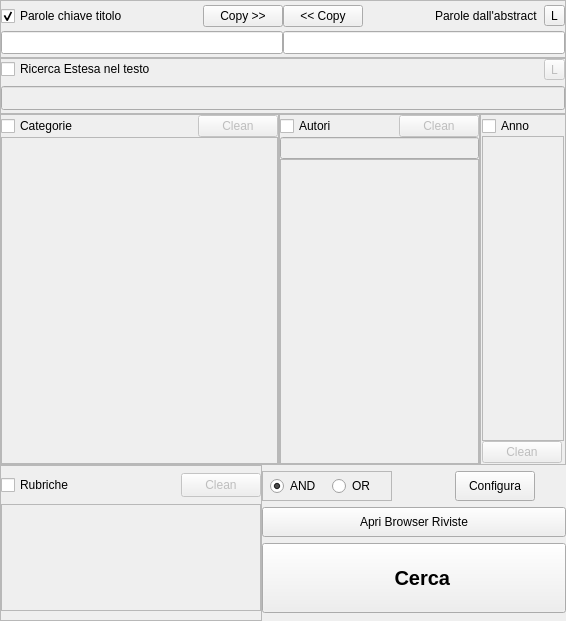
         <widget class="QFrame" name="frameRicerca">
          <property name="minimumSize">
           <size>
            <width>566</width>
            <height>0</height>
           </size>
          </property>
          <property name="frameShape">
           <enum>QFrame::NoFrame</enum>
          </property>
          <property name="frameShadow">
           <enum>QFrame::Plain</enum>
          </property>
          <property name="lineWidth">
           <number>0</number>
          </property>
          <layout class="QVBoxLayout" name="verticalLayout_2">
           <property name="spacing">
            <number>0</number>
           </property>
           <property name="margin">
            <number>0</number>
           </property>
           <item>
            <widget class="QFrame" name="frameParoleChiave">
             <property name="minimumSize">
              <size>
               <width>566</width>
               <height>58</height>
              </size>
             </property>
             <property name="maximumSize">
              <size>
               <width>566</width>
               <height>70</height>
              </size>
             </property>
             <property name="mouseTracking">
              <bool>true</bool>
             </property>
             <property name="focusPolicy">
              <enum>Qt::NoFocus</enum>
             </property>
             <property name="acceptDrops">
              <bool>true</bool>
             </property>
             <property name="frameShape">
              <enum>QFrame::StyledPanel</enum>
             </property>
             <property name="frameShadow">
              <enum>QFrame::Sunken</enum>
             </property>
             <layout class="QGridLayout" name="gridLayout_2">
              <property name="margin">
               <number>0</number>
              </property>
              <property name="spacing">
               <number>0</number>
              </property>
              <item row="2" column="0">
               <widget class="QLineEdit" name="ParoleChiave">
                <property name="sizePolicy">
                 <sizepolicy hsizetype="Expanding" vsizetype="Fixed">
                  <horstretch>0</horstretch>
                  <verstretch>0</verstretch>
                 </sizepolicy>
                </property>
                <property name="minimumSize">
                 <size>
                  <width>251</width>
                  <height>23</height>
                 </size>
                </property>
                <property name="maximumSize">
                 <size>
                  <width>16777215</width>
                  <height>16777215</height>
                 </size>
                </property>
               </widget>
              </item>
              <item row="2" column="1">
               <widget class="QLineEdit" name="ParoleChiaveAbstract">
                <property name="sizePolicy">
                 <sizepolicy hsizetype="Expanding" vsizetype="Fixed">
                  <horstretch>0</horstretch>
                  <verstretch>255</verstretch>
                 </sizepolicy>
                </property>
                <property name="minimumSize">
                 <size>
                  <width>251</width>
                  <height>23</height>
                 </size>
                </property>
                <property name="maximumSize">
                 <size>
                  <width>1000</width>
                  <height>16777215</height>
                 </size>
                </property>
               </widget>
              </item>
              <item row="0" column="0">
               <layout class="QHBoxLayout" name="horizontalLayout_4">
                <item>
                 <widget class="QCheckBox" name="Select_ParoleChiave">
                  <property name="sizePolicy">
                   <sizepolicy hsizetype="Minimum" vsizetype="Preferred">
                    <horstretch>0</horstretch>
                    <verstretch>0</verstretch>
                   </sizepolicy>
                  </property>
                  <property name="minimumSize">
                   <size>
                    <width>153</width>
                    <height>24</height>
                   </size>
                  </property>
                  <property name="maximumSize">
                   <size>
                    <width>180</width>
                    <height>16777215</height>
                   </size>
                  </property>
                  <property name="text">
                   <string>Parole chiave titolo</string>
                  </property>
                  <property name="checked">
                   <bool>true</bool>
                  </property>
                 </widget>
                </item>
                <item>
                 <spacer name="horizontalSpacer_12">
                  <property name="orientation">
                   <enum>Qt::Horizontal</enum>
                  </property>
                  <property name="sizeHint" stdset="0">
                   <size>
                    <width>40</width>
                    <height>20</height>
                   </size>
                  </property>
                 </spacer>
                </item>
                <item>
                 <widget class="QPushButton" name="CopiaADestra">
                  <property name="minimumSize">
                   <size>
                    <width>80</width>
                    <height>20</height>
                   </size>
                  </property>
                  <property name="maximumSize">
                   <size>
                    <width>80</width>
                    <height>16777215</height>
                   </size>
                  </property>
                  <property name="text">
                   <string>Copy &gt;&gt;</string>
                  </property>
                 </widget>
                </item>
               </layout>
              </item>
              <item row="0" column="1">
               <layout class="QHBoxLayout" name="horizontalLayout_5">
                <item>
                 <widget class="QPushButton" name="CopiaASinistra">
                  <property name="minimumSize">
                   <size>
                    <width>80</width>
                    <height>20</height>
                   </size>
                  </property>
                  <property name="maximumSize">
                   <size>
                    <width>80</width>
                    <height>16777215</height>
                   </size>
                  </property>
                  <property name="text">
                   <string>&lt;&lt; Copy</string>
                  </property>
                 </widget>
                </item>
                <item>
                 <spacer name="horizontalSpacer_9">
                  <property name="orientation">
                   <enum>Qt::Horizontal</enum>
                  </property>
                  <property name="sizeHint" stdset="0">
                   <size>
                    <width>40</width>
                    <height>20</height>
                   </size>
                  </property>
                 </spacer>
                </item>
                <item>
                 <widget class="QLabel" name="label_5">
                  <property name="minimumSize">
                   <size>
                    <width>0</width>
                    <height>24</height>
                   </size>
                  </property>
                  <property name="maximumSize">
                   <size>
                    <width>180</width>
                    <height>16777215</height>
                   </size>
                  </property>
                  <property name="text">
                   <string>Parole dall'abstract  </string>
                  </property>
                 </widget>
                </item>
                <item>
                 <widget class="QToolButton" name="SelectLogicalTitolo">
                  <property name="text">
                   <string>L</string>
                  </property>
                 </widget>
                </item>
               </layout>
              </item>
             </layout>
            </widget>
           </item>
           <item>
            <widget class="QFrame" name="FrameRicercaEstesa">
             <property name="enabled">
              <bool>true</bool>
             </property>
             <property name="minimumSize">
              <size>
               <width>566</width>
               <height>55</height>
              </size>
             </property>
             <property name="maximumSize">
              <size>
               <width>566</width>
               <height>56</height>
              </size>
             </property>
             <property name="frameShape">
              <enum>QFrame::StyledPanel</enum>
             </property>
             <property name="frameShadow">
              <enum>QFrame::Raised</enum>
             </property>
             <property name="lineWidth">
              <number>1</number>
             </property>
             <layout class="QGridLayout" name="gridLayout_3">
              <property name="leftMargin">
               <number>0</number>
              </property>
              <property name="topMargin">
               <number>0</number>
              </property>
              <property name="rightMargin">
               <number>0</number>
              </property>
              <property name="bottomMargin">
               <number>3</number>
              </property>
              <item row="0" column="0">
               <widget class="QCheckBox" name="Select_RicercaTesto">
                <property name="minimumSize">
                 <size>
                  <width>24</width>
                  <height>0</height>
                 </size>
                </property>
                <property name="text">
                 <string>Ricerca Estesa nel testo</string>
                </property>
               </widget>
              </item>
              <item row="1" column="0" colspan="2">
               <widget class="QLineEdit" name="ParoleChiaveTesto">
                <property name="enabled">
                 <bool>false</bool>
                </property>
                <property name="minimumSize">
                 <size>
                  <width>0</width>
                  <height>24</height>
                 </size>
                </property>
               </widget>
              </item>
              <item row="0" column="1">
               <widget class="QToolButton" name="SelectLogical">
                <property name="enabled">
                 <bool>false</bool>
                </property>
                <property name="text">
                 <string>L</string>
                </property>
               </widget>
              </item>
             </layout>
            </widget>
           </item>
           <item>
            <widget class="QFrame" name="frame_2">
             <property name="minimumSize">
              <size>
               <width>566</width>
               <height>351</height>
              </size>
             </property>
             <property name="maximumSize">
              <size>
               <width>566</width>
               <height>16777215</height>
              </size>
             </property>
             <property name="frameShape">
              <enum>QFrame::NoFrame</enum>
             </property>
             <property name="frameShadow">
              <enum>QFrame::Plain</enum>
             </property>
             <property name="lineWidth">
              <number>0</number>
             </property>
             <layout class="QHBoxLayout" name="horizontalLayout">
              <property name="spacing">
               <number>0</number>
              </property>
              <property name="margin">
               <number>0</number>
              </property>
              <item>
               <widget class="QFrame" name="frameCategoria">
                <property name="minimumSize">
                 <size>
                  <width>250</width>
                  <height>341</height>
                 </size>
                </property>
                <property name="maximumSize">
                 <size>
                  <width>16777215</width>
                  <height>16777215</height>
                 </size>
                </property>
                <property name="frameShape">
                 <enum>QFrame::StyledPanel</enum>
                </property>
                <property name="frameShadow">
                 <enum>QFrame::Raised</enum>
                </property>
                <layout class="QGridLayout" name="gridLayout_6">
                 <property name="margin">
                  <number>0</number>
                 </property>
                 <property name="spacing">
                  <number>0</number>
                 </property>
                 <item row="0" column="0">
                  <widget class="QCheckBox" name="Select_RicercaCategoria">
                   <property name="text">
                    <string>Categorie</string>
                   </property>
                  </widget>
                 </item>
                 <item row="0" column="2">
                  <widget class="QPushButton" name="CleanCategorie">
                   <property name="enabled">
                    <bool>false</bool>
                   </property>
                   <property name="text">
                    <string>Clean</string>
                   </property>
                  </widget>
                 </item>
                 <item row="0" column="1">
                  <spacer name="horizontalSpacer">
                   <property name="orientation">
                    <enum>Qt::Horizontal</enum>
                   </property>
                   <property name="sizeHint" stdset="0">
                    <size>
                     <width>40</width>
                     <height>20</height>
                    </size>
                   </property>
                  </spacer>
                 </item>
                 <item row="1" column="0" colspan="3">
                  <widget class="QListWidget" name="ListaCategorie">
                   <property name="enabled">
                    <bool>false</bool>
                   </property>
                   <property name="minimumSize">
                    <size>
                     <width>200</width>
                     <height>300</height>
                    </size>
                   </property>
                   <property name="maximumSize">
                    <size>
                     <width>16777215</width>
                     <height>1000000</height>
                    </size>
                   </property>
                   <property name="selectionMode">
                    <enum>QAbstractItemView::MultiSelection</enum>
                   </property>
                   <property name="selectionRectVisible">
                    <bool>true</bool>
                   </property>
                  </widget>
                 </item>
                </layout>
               </widget>
              </item>
              <item>
               <widget class="QFrame" name="FrameAutori">
                <property name="enabled">
                 <bool>true</bool>
                </property>
                <property name="minimumSize">
                 <size>
                  <width>201</width>
                  <height>341</height>
                 </size>
                </property>
                <property name="maximumSize">
                 <size>
                  <width>201</width>
                  <height>16777215</height>
                 </size>
                </property>
                <property name="frameShape">
                 <enum>QFrame::StyledPanel</enum>
                </property>
                <property name="frameShadow">
                 <enum>QFrame::Raised</enum>
                </property>
                <layout class="QGridLayout" name="gridLayout_12">
                 <property name="margin">
                  <number>0</number>
                 </property>
                 <property name="spacing">
                  <number>0</number>
                 </property>
                 <item row="0" column="0">
                  <widget class="QCheckBox" name="Select_ListaAutori">
                   <property name="text">
                    <string>Autori</string>
                   </property>
                  </widget>
                 </item>
                 <item row="1" column="0" colspan="3">
                  <widget class="QLineEdit" name="FiltroAutori">
                   <property name="enabled">
                    <bool>false</bool>
                   </property>
                  </widget>
                 </item>
                 <item row="0" column="1">
                  <spacer name="horizontalSpacer_2">
                   <property name="orientation">
                    <enum>Qt::Horizontal</enum>
                   </property>
                   <property name="sizeHint" stdset="0">
                    <size>
                     <width>40</width>
                     <height>20</height>
                    </size>
                   </property>
                  </spacer>
                 </item>
                 <item row="2" column="0" colspan="3">
                  <widget class="QListWidget" name="ListaAutori">
                   <property name="enabled">
                    <bool>false</bool>
                   </property>
                   <property name="selectionMode">
                    <enum>QAbstractItemView::MultiSelection</enum>
                   </property>
                  </widget>
                 </item>
                 <item row="0" column="2">
                  <widget class="QPushButton" name="CleanAutori">
                   <property name="enabled">
                    <bool>false</bool>
                   </property>
                   <property name="text">
                    <string>Clean</string>
                   </property>
                  </widget>
                 </item>
                </layout>
               </widget>
              </item>
              <item>
               <widget class="QFrame" name="FrameAnno">
                <property name="enabled">
                 <bool>true</bool>
                </property>
                <property name="minimumSize">
                 <size>
                  <width>81</width>
                  <height>341</height>
                 </size>
                </property>
                <property name="maximumSize">
                 <size>
                  <width>86</width>
                  <height>16777215</height>
                 </size>
                </property>
                <property name="frameShape">
                 <enum>QFrame::StyledPanel</enum>
                </property>
                <property name="frameShadow">
                 <enum>QFrame::Raised</enum>
                </property>
                <layout class="QGridLayout" name="gridLayout_11">
                 <property name="horizontalSpacing">
                  <number>1</number>
                 </property>
                 <property name="verticalSpacing">
                  <number>0</number>
                 </property>
                 <property name="margin">
                  <number>1</number>
                 </property>
                 <item row="3" column="0" colspan="2">
                  <widget class="QListWidget" name="ListaAnni">
                   <property name="enabled">
                    <bool>false</bool>
                   </property>
                   <property name="font">
                    <font>
                     <pointsize>9</pointsize>
                    </font>
                   </property>
                   <property name="alternatingRowColors">
                    <bool>false</bool>
                   </property>
                   <property name="selectionMode">
                    <enum>QAbstractItemView::MultiSelection</enum>
                   </property>
                  </widget>
                 </item>
                 <item row="1" column="0">
                  <widget class="QCheckBox" name="Select_Anno">
                   <property name="enabled">
                    <bool>true</bool>
                   </property>
                   <property name="text">
                    <string>Anno</string>
                   </property>
                  </widget>
                 </item>
                 <item row="3" column="2">
                  <spacer name="horizontalSpacer_8">
                   <property name="orientation">
                    <enum>Qt::Horizontal</enum>
                   </property>
                   <property name="sizeHint" stdset="0">
                    <size>
                     <width>40</width>
                     <height>20</height>
                    </size>
                   </property>
                  </spacer>
                 </item>
                 <item row="4" column="0">
                  <widget class="QPushButton" name="CleanAnni">
                   <property name="enabled">
                    <bool>false</bool>
                   </property>
                   <property name="text">
                    <string>Clean</string>
                   </property>
                  </widget>
                 </item>
                </layout>
               </widget>
              </item>
             </layout>
            </widget>
           </item>
           <item>
            <widget class="QFrame" name="frame_3">
             <property name="minimumSize">
              <size>
               <width>566</width>
               <height>156</height>
              </size>
             </property>
             <property name="maximumSize">
              <size>
               <width>566</width>
               <height>156</height>
              </size>
             </property>
             <property name="frameShape">
              <enum>QFrame::NoFrame</enum>
             </property>
             <property name="frameShadow">
              <enum>QFrame::Plain</enum>
             </property>
             <layout class="QHBoxLayout" name="horizontalLayout_2">
              <property name="spacing">
               <number>0</number>
              </property>
              <property name="sizeConstraint">
               <enum>QLayout::SetNoConstraint</enum>
              </property>
              <property name="margin">
               <number>0</number>
              </property>
              <item>
               <widget class="QFrame" name="FrameRubriche">
                <property name="minimumSize">
                 <size>
                  <width>160</width>
                  <height>137</height>
                 </size>
                </property>
                <property name="maximumSize">
                 <size>
                  <width>262</width>
                  <height>16777215</height>
                 </size>
                </property>
                <property name="frameShape">
                 <enum>QFrame::StyledPanel</enum>
                </property>
                <property name="frameShadow">
                 <enum>QFrame::Raised</enum>
                </property>
                <layout class="QGridLayout" name="gridLayout_8">
                 <property name="margin">
                  <number>0</number>
                 </property>
                 <property name="spacing">
                  <number>0</number>
                 </property>
                 <item row="0" column="0">
                  <widget class="QCheckBox" name="Select_Rubriche">
                   <property name="maximumSize">
                    <size>
                     <width>16777215</width>
                     <height>24</height>
                    </size>
                   </property>
                   <property name="text">
                    <string>Rubriche</string>
                   </property>
                  </widget>
                 </item>
                 <item row="0" column="3">
                  <widget class="QPushButton" name="CleanRubriche">
                   <property name="enabled">
                    <bool>false</bool>
                   </property>
                   <property name="maximumSize">
                    <size>
                     <width>16777215</width>
                     <height>24</height>
                    </size>
                   </property>
                   <property name="text">
                    <string>Clean</string>
                   </property>
                  </widget>
                 </item>
                 <item row="1" column="0" colspan="4">
                  <widget class="QListWidget" name="ListaRubriche">
                   <property name="enabled">
                    <bool>false</bool>
                   </property>
                   <property name="minimumSize">
                    <size>
                     <width>0</width>
                     <height>97</height>
                    </size>
                   </property>
                   <property name="maximumSize">
                    <size>
                     <width>1000</width>
                     <height>107</height>
                    </size>
                   </property>
                   <property name="selectionMode">
                    <enum>QAbstractItemView::MultiSelection</enum>
                   </property>
                  </widget>
                 </item>
                 <item row="0" column="1">
                  <spacer name="horizontalSpacer_4">
                   <property name="orientation">
                    <enum>Qt::Horizontal</enum>
                   </property>
                   <property name="sizeHint" stdset="0">
                    <size>
                     <width>40</width>
                     <height>20</height>
                    </size>
                   </property>
                  </spacer>
                 </item>
                </layout>
               </widget>
              </item>
              <item>
               <widget class="QFrame" name="frame_4">
                <property name="minimumSize">
                 <size>
                  <width>260</width>
                  <height>137</height>
                 </size>
                </property>
                <property name="frameShape">
                 <enum>QFrame::NoFrame</enum>
                </property>
                <property name="frameShadow">
                 <enum>QFrame::Raised</enum>
                </property>
                <layout class="QGridLayout" name="gridLayout_7">
                 <property name="margin">
                  <number>0</number>
                 </property>
                 <property name="spacing">
                  <number>0</number>
                 </property>
                 <item row="2" column="0">
                  <widget class="QFrame" name="AND_OR_Frame">
                   <property name="enabled">
                    <bool>true</bool>
                   </property>
                   <property name="minimumSize">
                    <size>
                     <width>130</width>
                     <height>30</height>
                    </size>
                   </property>
                   <property name="maximumSize">
                    <size>
                     <width>16777215</width>
                     <height>50</height>
                    </size>
                   </property>
                   <property name="toolTip">
                    <string>&lt;!DOCTYPE HTML PUBLIC &quot;-//W3C//DTD HTML 4.0//EN&quot; &quot;http://www.w3.org/TR/REC-html40/strict.dtd&quot;&gt;
&lt;html&gt;&lt;head&gt;&lt;meta name=&quot;qrichtext&quot; content=&quot;1&quot; /&gt;&lt;style type=&quot;text/css&quot;&gt;
p, li { white-space: pre-wrap; }
&lt;/style&gt;&lt;/head&gt;&lt;body style=&quot; font-family:'Sans Serif'; font-size:9pt; font-weight:400; font-style:normal;&quot;&gt;
&lt;p style=&quot; margin-top:0px; margin-bottom:0px; margin-left:0px; margin-right:0px; -qt-block-indent:0; text-indent:0px;&quot;&gt;Selezione&lt;/p&gt;
&lt;p style=&quot;-qt-paragraph-type:empty; margin-top:0px; margin-bottom:0px; margin-left:0px; margin-right:0px; -qt-block-indent:0; text-indent:0px;&quot;&gt;&lt;/p&gt;
&lt;p style=&quot; margin-top:0px; margin-bottom:0px; margin-left:0px; margin-right:0px; -qt-block-indent:0; text-indent:0px;&quot;&gt;&lt;span style=&quot; font-weight:600;&quot;&gt;AND&lt;/span&gt; [&lt;span style=&quot; text-decoration: underline;&quot;&gt;consigliato&lt;/span&gt;]: tutte le condizioni di ricerca devono essere soddisfatte.&lt;/p&gt;
&lt;p style=&quot;-qt-paragraph-type:empty; margin-top:0px; margin-bottom:0px; margin-left:0px; margin-right:0px; -qt-block-indent:0; text-indent:0px;&quot;&gt;&lt;/p&gt;
&lt;p style=&quot; margin-top:0px; margin-bottom:0px; margin-left:0px; margin-right:0px; -qt-block-indent:0; text-indent:0px;&quot;&gt;&lt;span style=&quot; font-weight:600;&quot;&gt;OR&lt;/span&gt;: almeno una delle condizioni di ricerca deve essere soddisfatta.&lt;/p&gt;&lt;/body&gt;&lt;/html&gt;</string>
                   </property>
                   <property name="frameShape">
                    <enum>QFrame::StyledPanel</enum>
                   </property>
                   <property name="frameShadow">
                    <enum>QFrame::Raised</enum>
                   </property>
                   <layout class="QHBoxLayout" name="horizontalLayout_3">
                    <property name="margin">
                     <number>1</number>
                    </property>
                    <item>
                     <widget class="QRadioButton" name="AND_Button">
                      <property name="maximumSize">
                       <size>
                        <width>50</width>
                        <height>50</height>
                       </size>
                      </property>
                      <property name="text">
                       <string>AND</string>
                      </property>
                      <property name="checked">
                       <bool>true</bool>
                      </property>
                     </widget>
                    </item>
                    <item>
                     <widget class="QRadioButton" name="OR_Button">
                      <property name="maximumSize">
                       <size>
                        <width>50</width>
                        <height>16777215</height>
                       </size>
                      </property>
                      <property name="text">
                       <string>OR</string>
                      </property>
                     </widget>
                    </item>
                   </layout>
                  </widget>
                 </item>
                 <item row="2" column="3">
                  <widget class="QPushButton" name="Configura">
                   <property name="enabled">
                    <bool>true</bool>
                   </property>
                   <property name="maximumSize">
                    <size>
                     <width>16777215</width>
                     <height>30</height>
                    </size>
                   </property>
                   <property name="contextMenuPolicy">
                    <enum>Qt::NoContextMenu</enum>
                   </property>
                   <property name="text">
                    <string>Configura</string>
                   </property>
                   <property name="icon">
                    <iconset resource="crystal.qrc">
                     <normaloff>:/icons/crystal/configure-256.png</normaloff>:/icons/crystal/configure-256.png</iconset>
                   </property>
                  </widget>
                 </item>
                 <item row="5" column="0" colspan="5">
                  <widget class="QPushButton" name="Cerca">
                   <property name="minimumSize">
                    <size>
                     <width>230</width>
                     <height>30</height>
                    </size>
                   </property>
                   <property name="maximumSize">
                    <size>
                     <width>16777215</width>
                     <height>70</height>
                    </size>
                   </property>
                   <property name="font">
                    <font>
                     <pointsize>15</pointsize>
                     <weight>75</weight>
                     <bold>true</bold>
                     <strikeout>false</strikeout>
                    </font>
                   </property>
                   <property name="text">
                    <string>   Cerca</string>
                   </property>
                   <property name="icon">
                    <iconset resource="icons.qrc">
                     <normaloff>:/icons/icons/128x128/apps/lescienze500.png</normaloff>:/icons/icons/128x128/apps/lescienze500.png</iconset>
                   </property>
                   <property name="iconSize">
                    <size>
                     <width>40</width>
                     <height>40</height>
                    </size>
                   </property>
                   <property name="flat">
                    <bool>false</bool>
                   </property>
                  </widget>
                 </item>
                 <item row="4" column="0" colspan="5">
                  <widget class="QPushButton" name="ApriBrowserCopertine">
                   <property name="minimumSize">
                    <size>
                     <width>230</width>
                     <height>0</height>
                    </size>
                   </property>
                   <property name="maximumSize">
                    <size>
                     <width>16777215</width>
                     <height>30</height>
                    </size>
                   </property>
                   <property name="text">
                    <string>Apri Browser Riviste</string>
                   </property>
                   <property name="icon">
                    <iconset resource="crystal.qrc">
                     <normaloff>:/icons/crystal/bookmarks-organize.png</normaloff>:/icons/crystal/bookmarks-organize.png</iconset>
                   </property>
                  </widget>
                 </item>
                </layout>
               </widget>
              </item>
             </layout>
            </widget>
           </item>
          </layout>
         </widget>
